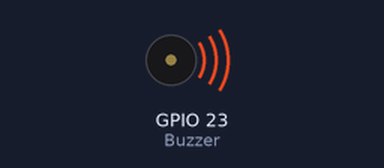
Bench run of a program on a simulated Raspberry Pi (BCM pin numbers). Parts: buzzer (waves = sounding, pin HIGH). What the program prints to the terminal is not drawn. At 3.0 s the program stops and its outputs stay as they are.

Above: at 0.5 s.
Timing chart, 0 to 4.5 s (numbered marks = the images above):
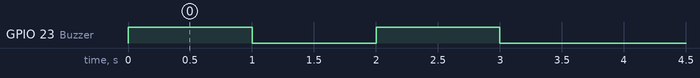

The program:

20250202-buzzer-test.py
```python
#!/usr/bin/env python3


#buzzer
#https://www.denshi.club/parts/2020/11/gpiozero5import-buzzer.html

from gpiozero import Buzzer
from time import sleep

bz=Buzzer(23)
bz.beep()
sleep(3)
print(bz.is_active)
```

Measured:
- by itself, GPIO 23 (Buzzer): alternates HIGH for 1.0 s and LOW for 1.0 s
